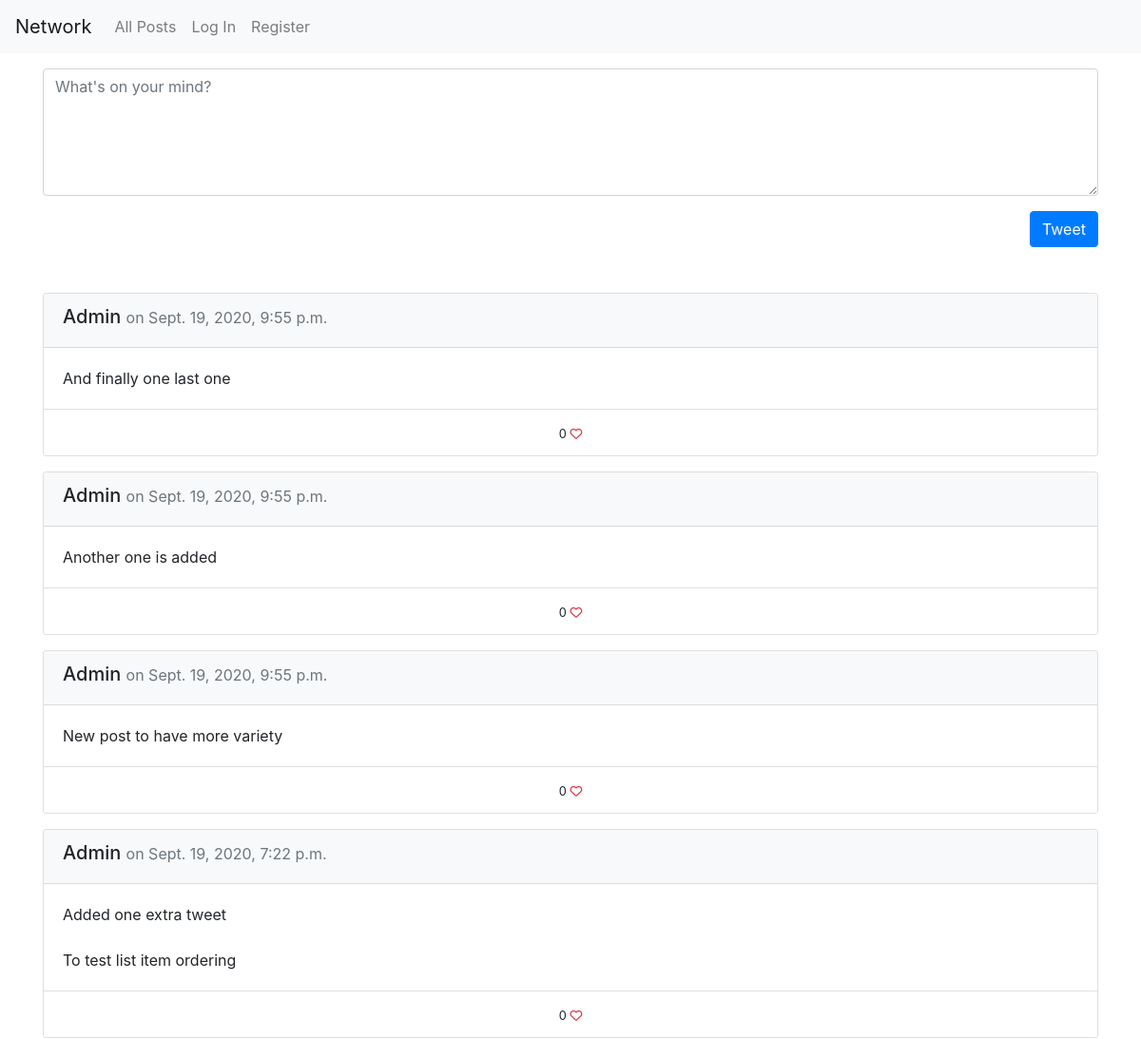
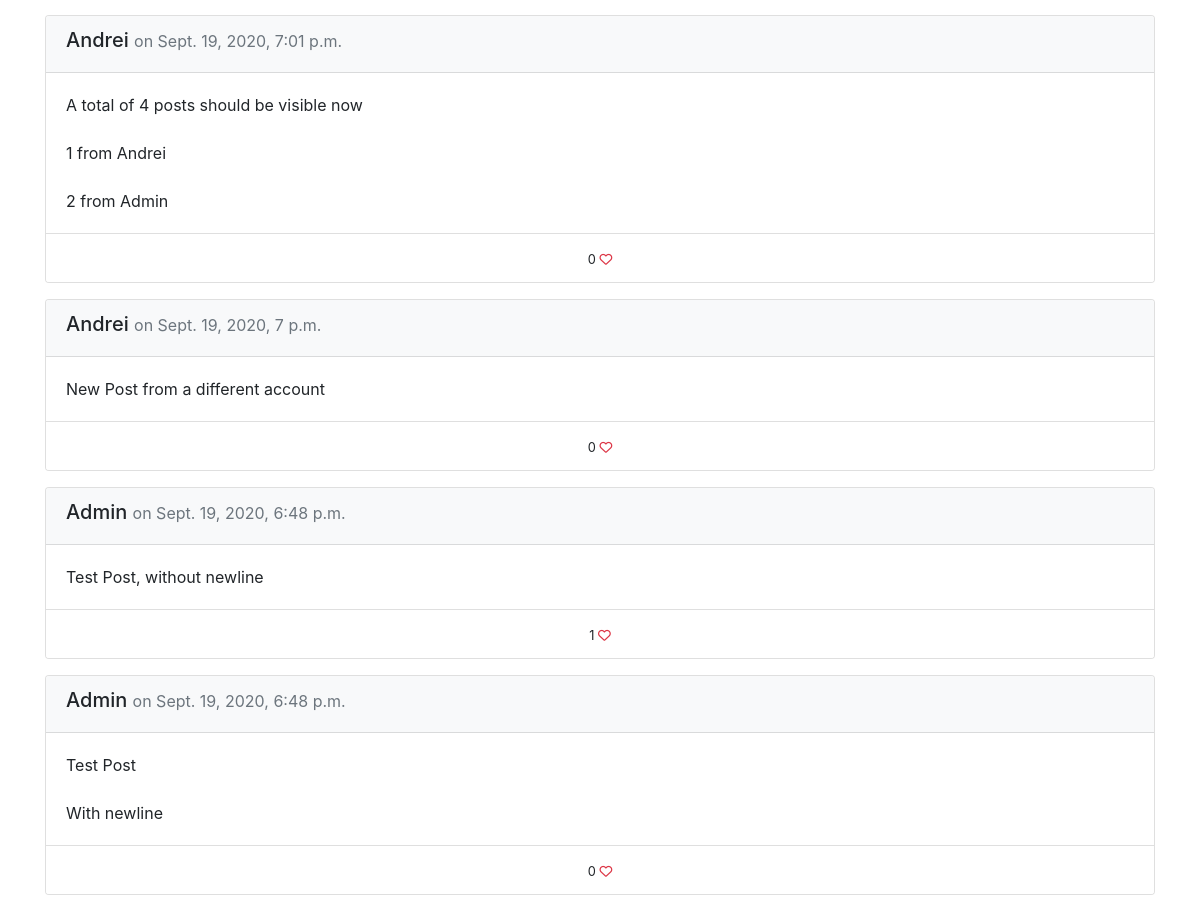
Before: / with the older database file (2 pictures, top to bottom).
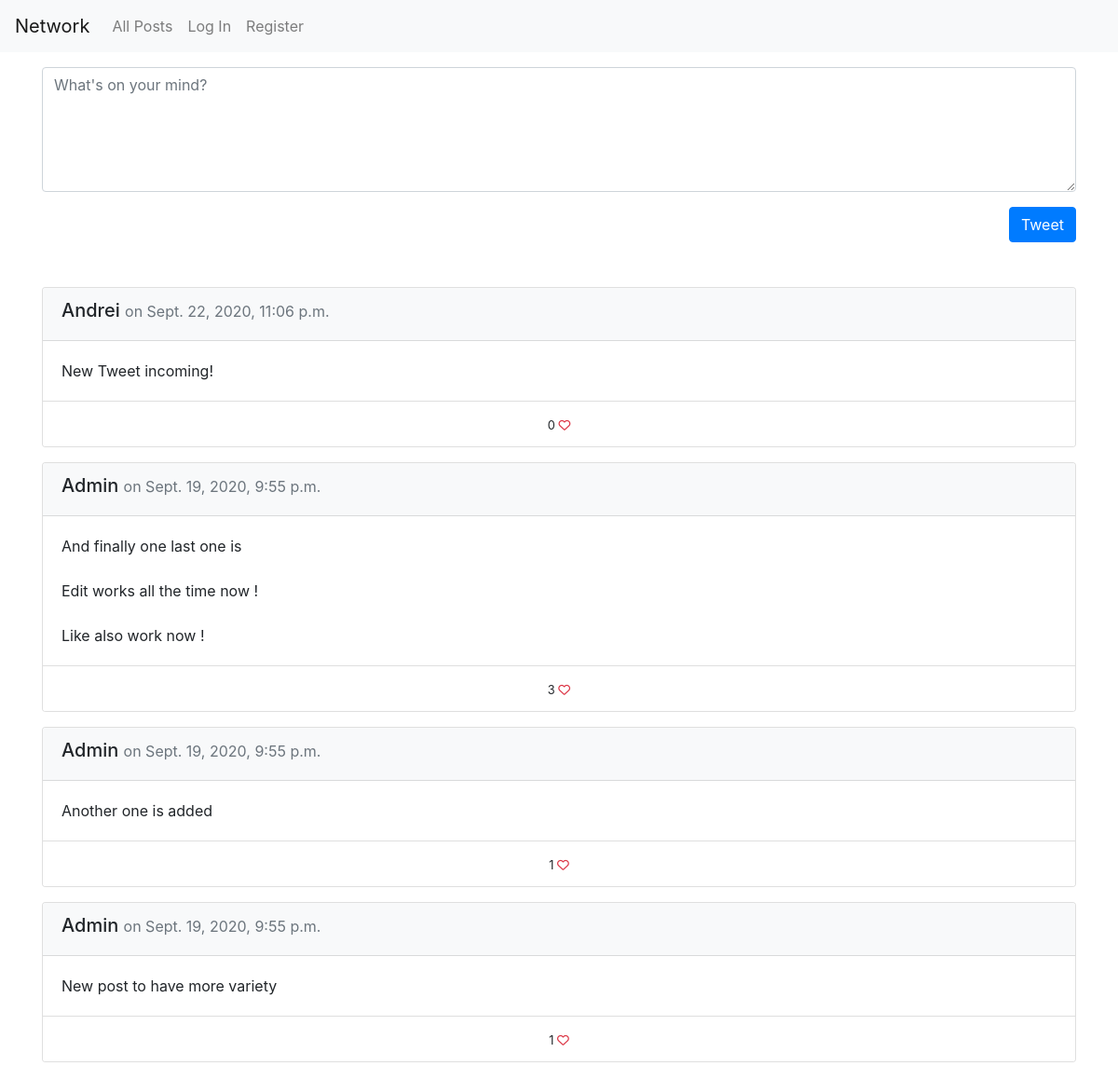
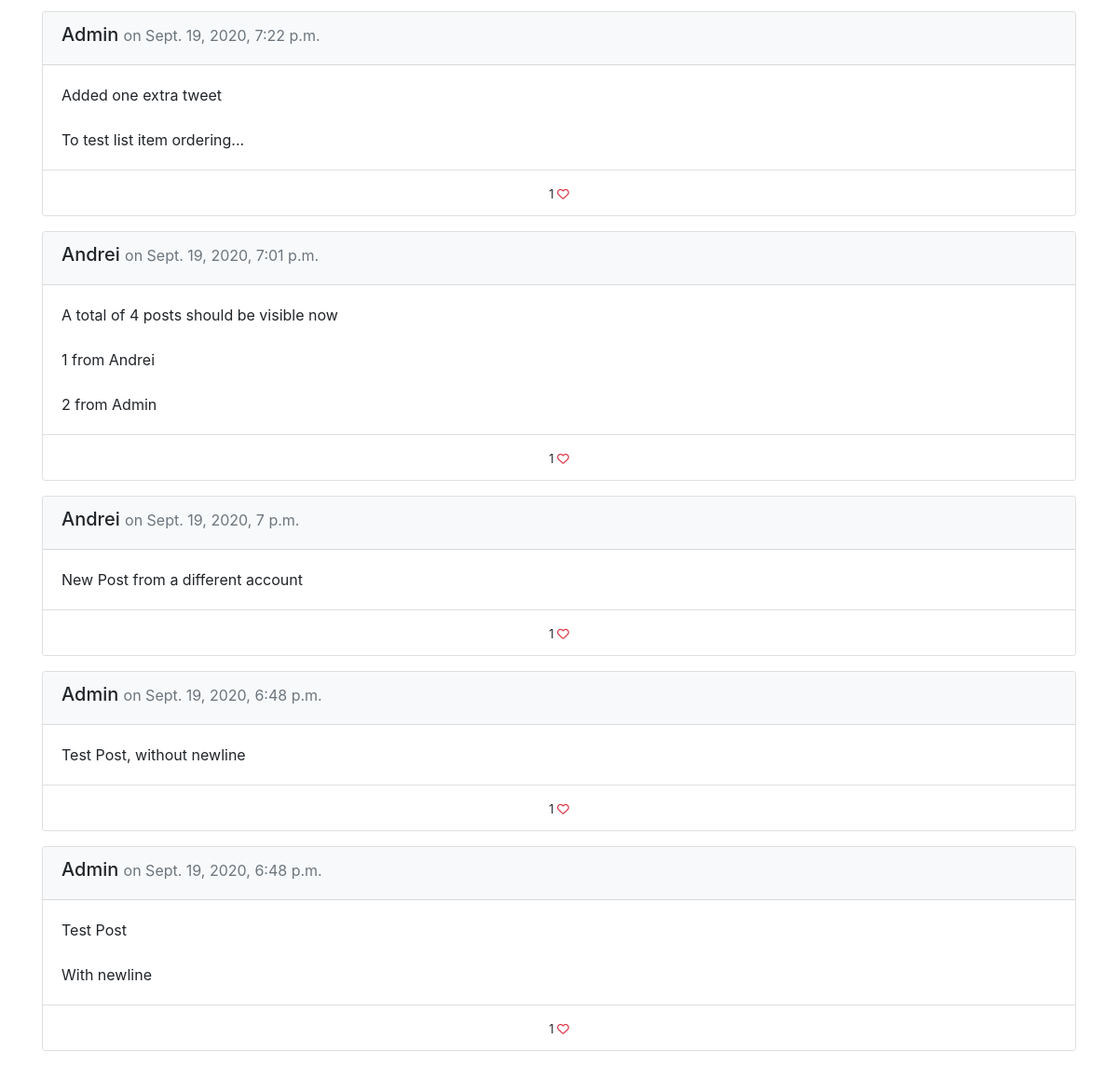
After: the same page with the newer database file (2 pictures, top to bottom).
### network/models.py (models this page shows, shortened)
class Post(models.Model):
    creator = models.ForeignKey(User, related_name="posts",
                on_delete=models.CASCADE)
    timestamp = models.DateTimeField(auto_now_add=True)
    content = models.CharField(max_length=10000)

class User(AbstractUser):
    likes = models.ManyToManyField("Post", blank=True,
            related_name="likes")
    follows = models.ManyToManyField("self", blank=True, symmetrical=False,
              related_name="followers", default=0)
    def __str__(self):
        return f"{self.username}"

### network/views.py (the view)
# urls.py: path("", views.index, name="index"),
def index(request):
    if request.method == "POST":
        newPost = Post(creator=request.user,content=request.POST["content"])
        newPost.save()
    content = getPaginator(request, Post.objects.order_by("-timestamp"))
    return render(request, "network/index.html", content)

### network/utils.py (called while the page is built)
def getPaginator(request, data):
    p = Paginator(data, 10)
    page_number = request.GET.get("page", 1)
    page = p.get_page(page_number)
    if page.has_previous():
        previousURL = f"?page={page.previous_page_number()}"
    else:
        previousURL = ''
    if page.has_next():
        nextURL = f"?page={page.next_page_number()}"
    else:
        nextURL = ''
    content = {"page": page, "previousURL": previousURL, "nextURL": nextURL}
    return content

### network/templates/network/index.html (shortened to what this page needs)
{% extends "network/layout.html" %}
{% load static %}
{% block body %}
<div class="container mt-3 mb-5">
    <form method="POST">
        <div class="form-group">
            <textarea class="form-control" name="content" rows="5" placeholder="What's on your mind?"></textarea>
        </div>
        <div class="text-right">
            <button type="submit" class="btn btn-primary ">Tweet</button>
        </div>
    </form>
</div>
<div class="container d-block mt-3">
    {% for post in page.object_list %}
    <div class="card my-3">
        <div class="card-header bg-light">
            <h5>{{ post.creator }}
                <small class="text-muted"> on {{ post.timestamp }}</small>
            </h5>
        </div>
        <div class="card-body">
            <p class="card-text content">{{ post.content }}</p>
          </div>
        <div class="card-footer bg-white text-center">
            <small>
                <span id="num_likes">{{ post.likes.all | length }}</span>
                {% if user in post.likes.all %}
                    <input type="hidden" id="like" value="true">
                    <button id="likeBtn" class="bg-transparent border-0 p-0 m-0"><i class="fa fa-heart text-danger"></i></button>
                {% else %}
                    <button id="likeBtn" class="bg-transparent border-0 p-0 m-0"><i class="far fa-heart text-danger"></i></button>
                {% endif %}
            </small>
        </div>
      </div>
    {% endfor %}
</div>
{% endblock %}

### network/templates/network/layout.html (shortened to what this page needs)
{% load static %}
<!DOCTYPE html>
<html lang="en">
    <head>
        <link rel="stylesheet" href="https://stackpath.bootstrapcdn.com/bootstrap/4.4.1/css/bootstrap.min.css">
        <link href="{% static 'network/styles.css' %}" rel="stylesheet">
    </head>
    <body>
        <nav class="navbar navbar-expand-lg navbar-light bg-light">
            <a class="navbar-brand" href="#">Network</a>
            <div>
              <ul class="navbar-nav mr-auto">
                <li class="nav-item">
                  <a class="nav-link" href="{% url 'index' %}">All Posts</a>
                </li>
                {% if user.is_authenticated %}
                    <li class="nav-item">
                        <a class="nav-link" href="{% url 'following' %}">Following</a>
                    </li>
                    <li class="nav-item">
                        <a class="nav-link" href="{% url 'logout' %}">Log Out</a>
                    </li>
                {% else %}
                    <li class="nav-item">
                        <a class="nav-link" href="{% url 'login' %}">Log In</a>
                    </li>
                    <li class="nav-item">
                        <a class="nav-link" href="{% url 'register' %}">Register</a>
                    </li>
                {% endif %}
              </ul>
            </div>
          </nav>
        <div class="body">
            {% block body %}
            {% endblock %}
        </div>
    </body>
</html>

### network/static/network/styles.css (style rules this page uses)
.content { white-space: pre-line; }

Changed rows visible on the page:
added Post: creator "Andrei", timestamp "Sept. 22, 2020, 11:06 p.m.", content "New Tweet incoming!", likes.all|length "0"
changed Post: content "And finally one last one" → "And finally one last one is Edit works all the time now ! Like also work now !"; likes.all|length "0" → "3"
computed for Post "Another one is added": likes.all|length "0" → "1"
computed for Post "New post to have more variety": likes.all|length "0" → "1"
changed Post: content "Added one extra tweet To test list item ordering" → "Added one extra tweet To test list item ordering..."; likes.all|length "0" → "1"
computed for Post "Sept. 19, 2020, 7:01 p.m.": likes.all|length "0" → "1"
computed for Post "Sept. 19, 2020, 7 p.m.": likes.all|length "0" → "1"
computed for Post "Test Post With newline": likes.all|length "0" → "1"
